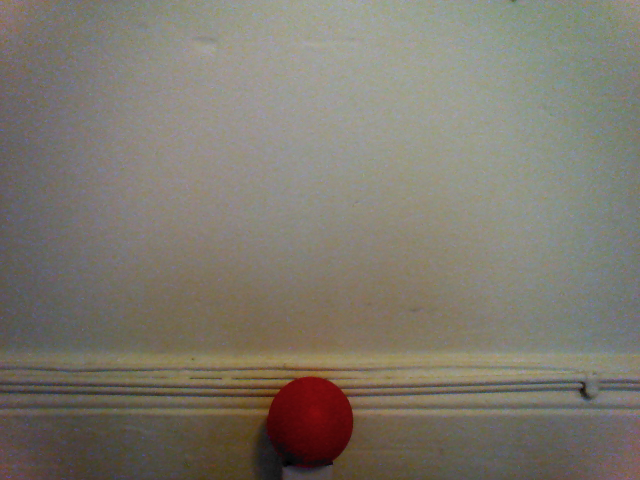
#> input picture OpenCVFiles/ball.png, 640 x 480 px
$ python ballHistogram.py
#> lines starting #> are read from the running program, lines starting #| are printed output that depends on the picture
# -*- encoding: UTF-8 -*-
# Get an image from NAO. Display it and save it using PIL.

import sys
import time

# Python Image Library
import Image
import cv2
import numpy as np
from matplotlib import pyplot as plt

img = cv2.imread('ball.png')
#> img is the input picture: shape (480, 640, 3); mean B, G, R 109.9, 120.6, 125.8
hist = cv2.calcHist([img],[0],None,[256],[0,256])
#> hist = 256 values, max 4555 at index 130, min 0 at index 186, mean 1200
hsv = cv2.cvtColor(img,cv2.COLOR_BGR2HSV)
#> hsv: shape (480, 640, 3); mean H, S, V 45.5, 42.6, 128.2

# create a mask
mask = np.zeros(img.shape[:2], np.uint8)
mask[370:475, 260:360] = 255
masked_img = cv2.bitwise_and(img,img,mask = mask)
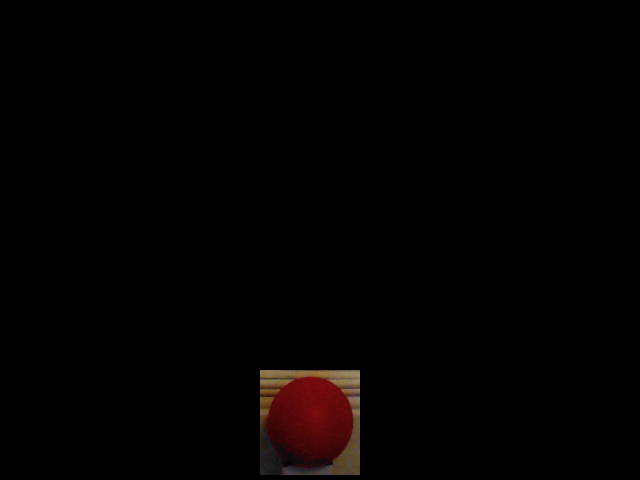
#> masked_img: shape (480, 640, 3); mean B, G, R 0.9, 1.2, 2.9

# Calculate histogram with mask and without mask
# Check third argument for mask
hist_full = cv2.calcHist([hsv],[0],None,[256],[0,256])
#> hist_full = 256 values, max 13614 at index 20, min 0 at index 180, mean 1200
histh_mask = cv2.calcHist([hsv],[0],mask,[256],[0,256])
#> histh_mask = 256 values, max 2856 at index 0, min 0 at index 29, mean 41.02
hists_mask = cv2.calcHist([hsv],[1],mask,[256],[0,256])
#> hists_mask = 256 values, max 926 at index 232, min 0 at index 1, mean 41.02
histv_mask = cv2.calcHist([hsv],[2],mask,[256],[0,256])
#> histv_mask = 256 values, max 242 at index 96, min 0 at index 4, mean 41.02

#plt.subplot(221), plt.imshow(img, 'gray')
plt.subplot(221), plt.imshow(masked_img[:, :, ::-1], 'gray')
plt.subplot(222), plt.plot(histh_mask)
plt.subplot(223), plt.plot(hists_mask)
plt.subplot(224), plt.plot(histv_mask)
plt.xlim([0,256])

plt.show()
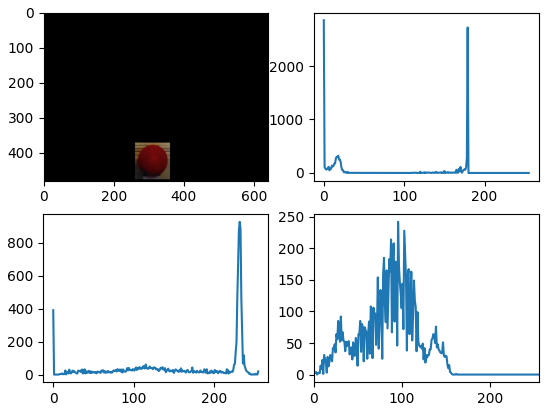
#> figure drawn by matplotlib, 4 panels; panel 2: curve peaks at x = 0, y = 2856; panel 3: curve peaks at x = 232, y = 926; panel 4: curve peaks at x = 96, y = 242

cv2.waitKey(0)
